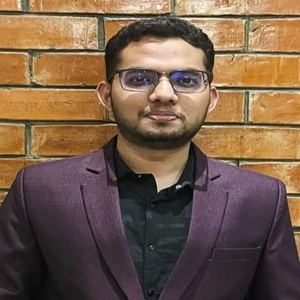
#> input picture backend/uploads/photos/BUP-DU-20251130154032-fa052cac_photo.jpg, 300 x 300 px
$ python -i photo_utils.py   (imports and definitions only)
#> lines starting #> are read from the running program, lines starting #| are printed output that depends on the picture
from PIL import Image
import os
from typing import Tuple


def validate_photo(file_path: str) -> Tuple[bool, str]:
    """
    Validate photo file type
    Returns: (is_valid, error_message)
    """
    try:
        img = Image.open(file_path)
        if img.format not in ['JPEG', 'JPG']:
            return False, "Only JPEG/JPG images are allowed"
        return True, ""
    except Exception as e:
        return False, f"Invalid image file: {str(e)}"


def process_photo(input_path: str, output_path: str) -> Tuple[bool, str]:
    """
    Process photo to meet DU requirements:
    - Width: 460-480 px
    - Height: 600-620 px
    - Size: 30-200 KB
    - Format: JPEG

    Returns: (success, message)
    """
#> called with output_path = 'out.png'
    try:
        # Open image
        img = Image.open(input_path)
#> img is the input picture: PIL image 300x300 RGB; mean R, G, B 117.7, 92.6, 73.2

        # Convert to RGB if necessary (for PNG with transparency, etc.)
        if img.mode != 'RGB':
            img = img.convert('RGB')

        # Target dimensions (middle of the range)
        target_width = 470
        target_height = 610

        # Resize image maintaining aspect ratio, then crop to exact size
        img_ratio = img.width / img.height
#> img_ratio = 1
        target_ratio = target_width / target_height

        if img_ratio > target_ratio:
            # Image is wider, fit to height
            new_height = target_height
            new_width = int(target_height * img_ratio)
#> new_width = 610
        else:
            # Image is taller, fit to width
            new_width = target_width
            new_height = int(target_width / img_ratio)

        img = img.resize((new_width, new_height), Image.Resampling.LANCZOS)
#> img: PIL image 610x610 RGB

        # Crop to exact dimensions (center crop)
        left = (new_width - target_width) // 2
#> left = 70
        top = (new_height - target_height) // 2
        right = left + target_width
#> right = 540
        bottom = top + target_height
        img = img.crop((left, top, right, bottom))
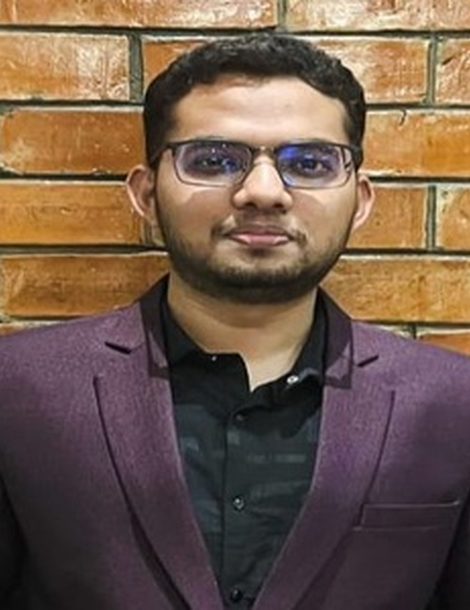
#> img: PIL image 470x610 RGB; mean R, G, B 113.2, 90.5, 75.1

        # Save with compression to meet size requirements (30-200 KB)
        quality = 85
        img.save(output_path, 'JPEG', quality=quality, optimize=True)

        # Check file size and adjust quality if needed
        file_size_kb = os.path.getsize(output_path) / 1024

        # If too large, reduce quality
        while file_size_kb > 200 and quality > 50:
            quality -= 5
            img.save(output_path, 'JPEG', quality=quality, optimize=True)
            file_size_kb = os.path.getsize(output_path) / 1024
#> after the loop, quality = 85

        # If too small, increase quality
        while file_size_kb < 30 and quality < 95:
            quality += 5
            img.save(output_path, 'JPEG', quality=quality, optimize=True)
            file_size_kb = os.path.getsize(output_path) / 1024
#> this loop made 0 passes
#> after the loop, quality = 85

        # Final check
        if file_size_kb < 30 or file_size_kb > 200:
            return False, f"Unable to compress image to required size (current: {file_size_kb:.1f} KB)"

        return True, f"Photo processed successfully ({file_size_kb:.1f} KB, {target_width}x{target_height}px)"

    except Exception as e:
        return False, f"Error processing photo: {str(e)}"


def get_photo_info(file_path: str) -> dict:
    """Get photo dimensions and file size"""
    try:
        img = Image.open(file_path)
        file_size_kb = os.path.getsize(file_path) / 1024
        return {
            "width": img.width,
            "height": img.height,
            "size_kb": round(file_size_kb, 2),
            "format": img.format
        }
    except Exception as e:
        return {"error": str(e)}

>>> result = process_photo('uploads/photos/BUP-DU-20251130154032-fa052cac_photo.jpg', 'out.png')
